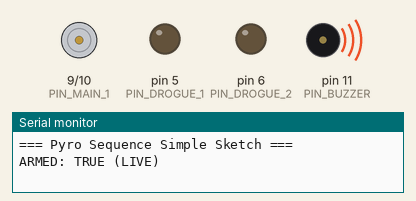
Bench run of a sketch on a simulated Arduino Uno, built with avr-gcc and run on an emulated ATmega328P. On the bench: motor-driver pin pairs drawn as motors (green arrow = first pin HIGH = forward, orange = second pin HIGH = backward, longer = more drive), output pins drawn as LEDs (lit = HIGH), buzzer (waves = sounding, pin HIGH), the last lines printed to the serial monitor.

Above: at 0.1 s.
At 12.9 s:
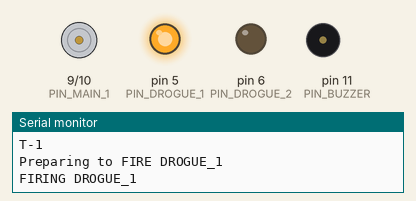
At 18.5 s:
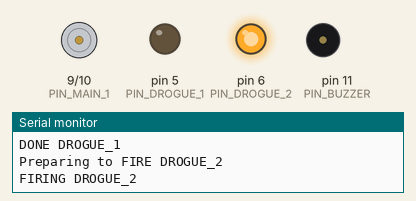
At 27.6 s:
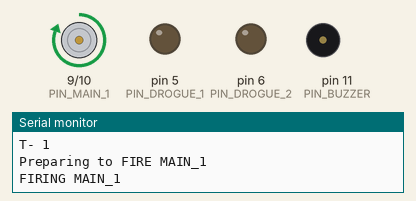
At 33.2 s:
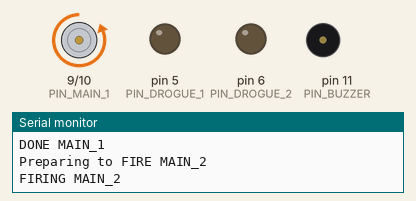
At 36.7 s:
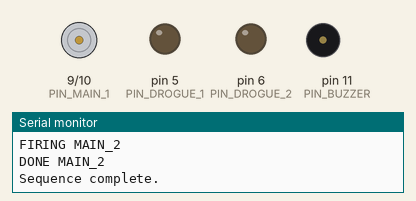
Timing chart, 0 to 38.2 s (numbered marks = the images above):
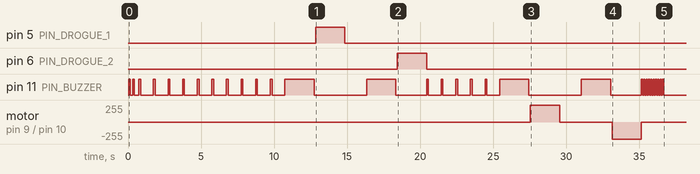

The sketch:

Pyro_Channel_Test.ino
```cpp
#include <Arduino.h>

// ===== Pins (your usual Feather M0 setup) =====
constexpr uint8_t PIN_DROGUE_1 = 5;
constexpr uint8_t PIN_DROGUE_2 = 6;
constexpr uint8_t PIN_MAIN_1   = 9;
constexpr uint8_t PIN_MAIN_2   = 10;
constexpr uint8_t PIN_BUZZER   = 11;

// ===== Safety: set false to simulate without driving pyro outputs =====
const bool ARMED = true;

// ===== Timing (all in ms) =====
constexpr uint16_t BEEP_SHORT_MS            = 120;   // short beep for ticks
constexpr uint16_t BEEP_PREFIRE_MS          = 2000;  // 2s warning beep before each fire
constexpr uint16_t PYRO_HOLD_MS             = 2000;  // keep channel HIGH for 2s
constexpr uint16_t GAP_DROGUE_CHANNELS_MS   = 1500;  // 1.5s between drogue 1 & 2
constexpr uint16_t GAP_MAIN_CHANNELS_MS     = 1500;  // 1.5s between main 1 & 2
constexpr uint16_t WAIT_BEFORE_MAIN_MS      = 5000;  // 5s between drogue 2 and main 1
constexpr uint8_t  COUNTDOWN_START          = 10;    // 10..1
constexpr uint8_t  RAPID_BEEP_COUNT         = 10;    // finish flourish

// ===== Beeper helpers =====
void beep(uint16_t ms) {
  digitalWrite(PIN_BUZZER, HIGH);
  delay(ms);
  digitalWrite(PIN_BUZZER, LOW);
}

void rapidBeep(uint8_t n) {
  for (uint8_t i = 0; i < n; i++) {
    beep(80);
    delay(80);
  }
}

// Keeps a 1 Hz rhythm: short beep every second for N seconds
void beepEverySecond(uint8_t seconds, const char* label = nullptr) {
  for (int i = seconds; i >= 1; --i) {
    if (label) {
      Serial.print(label);
      Serial.print(" ");
      Serial.println(i);
    } else {
      Serial.print("T-");
      Serial.println(i);
    }
    // short beep + remainder of the second
    beep(BEEP_SHORT_MS);
    // avoid negative in case someone tweaks BEEP_SHORT_MS
    uint16_t rest = (BEEP_SHORT_MS < 1000) ? (1000 - BEEP_SHORT_MS) : 0;
    delay(rest);
  }
}

// ===== Pyro helpers =====
void setSafeLowAllPyros() {
  digitalWrite(PIN_DROGUE_1, LOW);
  digitalWrite(PIN_DROGUE_2, LOW);
  digitalWrite(PIN_MAIN_1,   LOW);
  digitalWrite(PIN_MAIN_2,   LOW);
}

// 2s warning beep, then hold pin HIGH for 2s, then LOW
void fireChannel(uint8_t pin, const char* name) {
  Serial.print("Preparing to FIRE ");
  Serial.println(name);

  // 2s pre-fire warning beep
  beep(BEEP_PREFIRE_MS);
  delay(100); // tiny pause to end tone cleanly

  if (ARMED) {
    Serial.print("FIRING ");
    Serial.println(name);
    digitalWrite(pin, HIGH);
    delay(PYRO_HOLD_MS);
    digitalWrite(pin, LOW);
    Serial.print("DONE ");
    Serial.println(name);
  } else {
    Serial.print("(SIM) Would fire ");
    Serial.println(name);
    delay(PYRO_HOLD_MS);
  }
}

void setup() {
  // Pins
  pinMode(PIN_DROGUE_1, OUTPUT);
  pinMode(PIN_DROGUE_2, OUTPUT);
  pinMode(PIN_MAIN_1,   OUTPUT);
  pinMode(PIN_MAIN_2,   OUTPUT);
  pinMode(PIN_BUZZER,   OUTPUT);
  setSafeLowAllPyros();
  digitalWrite(PIN_BUZZER, LOW);

  // Serial
  Serial.begin(115200);
  delay(50);
  Serial.println();
  Serial.println("=== Pyro Sequence Simple Sketch ===");
  Serial.print("ARMED: ");
  Serial.println(ARMED ? "TRUE (LIVE)" : "FALSE (SIMULATION)");

  // Power-on two short beeps
  beep(BEEP_SHORT_MS);
  delay(150);
  beep(BEEP_SHORT_MS);
  delay(300);

  // Countdown 10..1 with a short beep each second
  Serial.println("Starting countdown...");
  beepEverySecond(COUNTDOWN_START); // prints T-10..T-1

  // Drogue sequence
  fireChannel(PIN_DROGUE_1, "DROGUE_1");
  delay(GAP_DROGUE_CHANNELS_MS);
  fireChannel(PIN_DROGUE_2, "DROGUE_2");

  // 5 seconds wait with a beep at each second, then mains
  Serial.println("Waiting before MAIN deployment...");
  beepEverySecond(WAIT_BEFORE_MAIN_MS / 1000, "T-");

  // Main sequence
  fireChannel(PIN_MAIN_1, "MAIN_1");
  delay(GAP_MAIN_CHANNELS_MS);
  fireChannel(PIN_MAIN_2, "MAIN_2");

  // Finish flourish: rapid beeps
  Serial.println("Sequence complete.");
  rapidBeep(RAPID_BEEP_COUNT);

  // Ensure all pyros are LOW at the end
  setSafeLowAllPyros();
}

void loop() {
  // Do nothing after the one-shot sequence.
}
```
